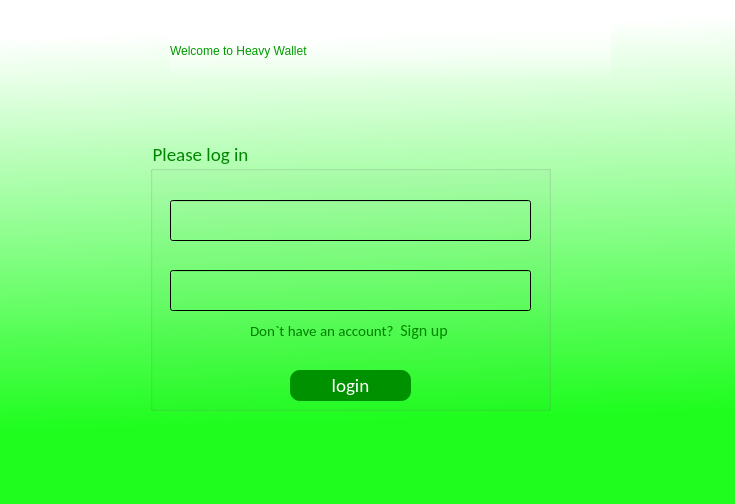
<?xml version="1.0" encoding="UTF-8"?>
<ui version="4.0">
 <class>LoginWindow</class>
 <widget class="QMainWindow" name="LoginWindow">
  <property name="geometry">
   <rect>
    <x>0</x>
    <y>0</y>
    <width>735</width>
    <height>504</height>
   </rect>
  </property>
  <property name="windowTitle">
   <string>Log in</string>
  </property>
  <property name="windowIcon">
   <iconset resource="../resources/src.qrc">
    <normaloff>:/images/login.png</normaloff>:/images/login.png</iconset>
  </property>
  <widget class="QWidget" name="centralwidget">
   <property name="styleSheet">
    <string notr="true">background-color: qlineargradient(spread:pad, x1:0.551, y1:0.835, x2:0.517236, y2:0.051, stop:0 rgba(0, 255, 0, 223), stop:1 rgba(255, 255, 255, 255));</string>
   </property>
   <widget class="QLabel" name="label">
    <property name="geometry">
     <rect>
      <x>170</x>
      <y>20</y>
      <width>441</width>
      <height>61</height>
     </rect>
    </property>
    <property name="styleSheet">
     <string notr="true">color: rgb(0, 132, 255);
color: rgb(0, 153, 0);
background-color: qlineargradient(spread:pad, x1:0.511, y1:1, x2:0.510978, y2:0, stop:0 rgba(97, 255, 255, 0), stop:1 rgba(255, 255, 255, 255));
font: 75 24pt &quot;MS Shell Dlg 2&quot;;</string>
    </property>
    <property name="text">
     <string>Welcome to Heavy Wallet</string>
    </property>
   </widget>
   <widget class="QGroupBox" name="loginForm">
    <property name="geometry">
     <rect>
      <x>150</x>
      <y>140</y>
      <width>401</width>
      <height>271</height>
     </rect>
    </property>
    <property name="font">
     <font>
      <family>Calibri</family>
      <pointsize>14</pointsize>
      <weight>50</weight>
      <italic>false</italic>
      <bold>false</bold>
     </font>
    </property>
    <property name="styleSheet">
     <string notr="true">background-color: qlineargradient(spread:pad, x1:0.511, y1:1, x2:0.527831, y2:0, stop:1 rgba(68, 255, 51, 0));
border-color: rgb(0, 170, 0);
border-size: 2px;
font: 75 14pt &quot;Calibri&quot;;
font: 75 8pt &quot;MS Shell Dlg 2&quot;;
color: rgb(0, 134, 0);
font: 14pt &quot;Calibri&quot;;</string>
    </property>
    <property name="title">
     <string>Please log in</string>
    </property>
    <widget class="QLineEdit" name="password_line">
     <property name="geometry">
      <rect>
       <x>20</x>
       <y>130</y>
       <width>361</width>
       <height>41</height>
      </rect>
     </property>
     <property name="echoMode">
      <enum>QLineEdit::Password</enum>
     </property>
    </widget>
    <widget class="QLineEdit" name="email_line">
     <property name="enabled">
      <bool>true</bool>
     </property>
     <property name="geometry">
      <rect>
       <x>20</x>
       <y>60</y>
       <width>361</width>
       <height>41</height>
      </rect>
     </property>
     <property name="styleSheet">
      <string notr="true">borde-sizer: 30px;
borde-color: red;</string>
     </property>
    </widget>
    <widget class="QPushButton" name="loginButton">
     <property name="geometry">
      <rect>
       <x>140</x>
       <y>230</y>
       <width>121</width>
       <height>31</height>
      </rect>
     </property>
     <property name="font">
      <font>
       <family>Calibri</family>
       <pointsize>14</pointsize>
       <weight>50</weight>
       <italic>false</italic>
       <bold>false</bold>
      </font>
     </property>
     <property name="styleSheet">
      <string notr="true">#loginButton{
	color: rgb(255, 255, 255);
	background-color: rgb(0, 145, 0);
	border-radius: 10px;
}
#loginButton:hover{
	background-color: #00ff00
}</string>
     </property>
     <property name="text">
      <string>login</string>
     </property>
    </widget>
    <widget class="QWidget" name="layoutWidget">
     <property name="geometry">
      <rect>
       <x>100</x>
       <y>180</y>
       <width>198</width>
       <height>21</height>
      </rect>
     </property>
     <layout class="QHBoxLayout" name="horizontalLayout">
      <item>
       <widget class="QLabel" name="label_2">
        <property name="font">
         <font>
          <family>Calibri</family>
          <pointsize>11</pointsize>
          <weight>50</weight>
          <italic>false</italic>
          <bold>false</bold>
         </font>
        </property>
        <property name="styleSheet">
         <string notr="true">background-color: qlineargradient(spread:pad, x1:0, y1:0, x2:0, y2:0, stop:1 rgba(0, 0, 0, 0));
font: 11pt &quot;Calibri&quot;;
color: rgb(0, 127, 0);</string>
        </property>
        <property name="text">
         <string>Don`t have an account?</string>
        </property>
       </widget>
      </item>
      <item>
       <widget class="QPushButton" name="signUpLoginButton">
        <property name="font">
         <font>
          <family>Calibri</family>
          <pointsize>-1</pointsize>
          <weight>50</weight>
          <italic>false</italic>
          <bold>false</bold>
         </font>
        </property>
        <property name="styleSheet">
         <string notr="true">#signUpLoginButton{
background-color:qlineargradient(spread:pad, x1:1, y1:1, x2:1, y2:1, stop:1 rgba(0, 0, 0, 0));
color: rgb(0, 134, 0);
font-size: 16px;
border:none;
}

#signUpLoginButton:hover{
color: #ffffff;
border:none;
}</string>
        </property>
        <property name="text">
         <string>Sign up</string>
        </property>
       </widget>
      </item>
     </layout>
    </widget>
   </widget>
  </widget>
 </widget>
 <resources>
  <include location="../resources/src.qrc"/>
 </resources>
 <connections/>
</ui>
